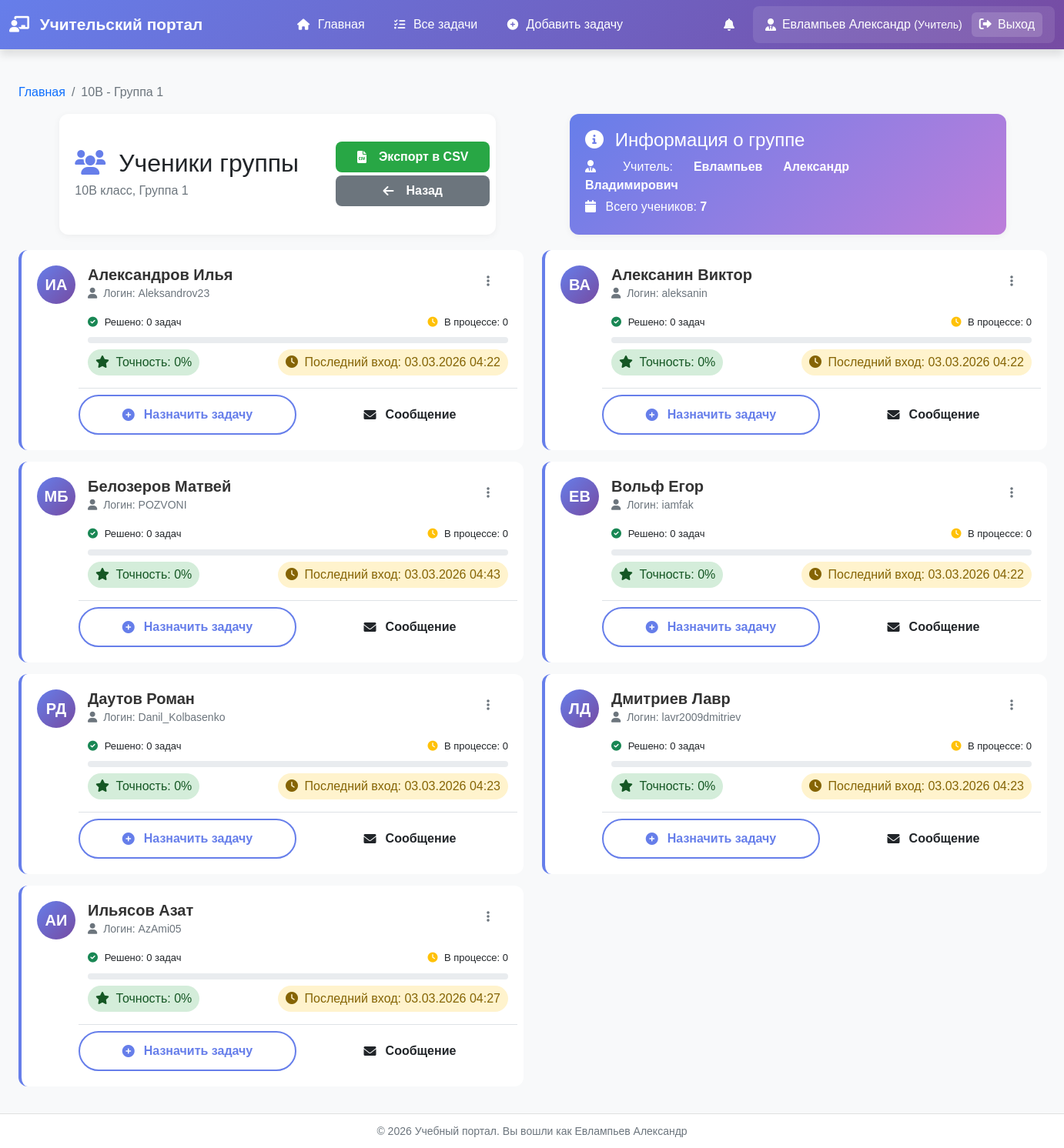
/users/group/3/students/ (signed in), run on an earlier commit of the app's database.
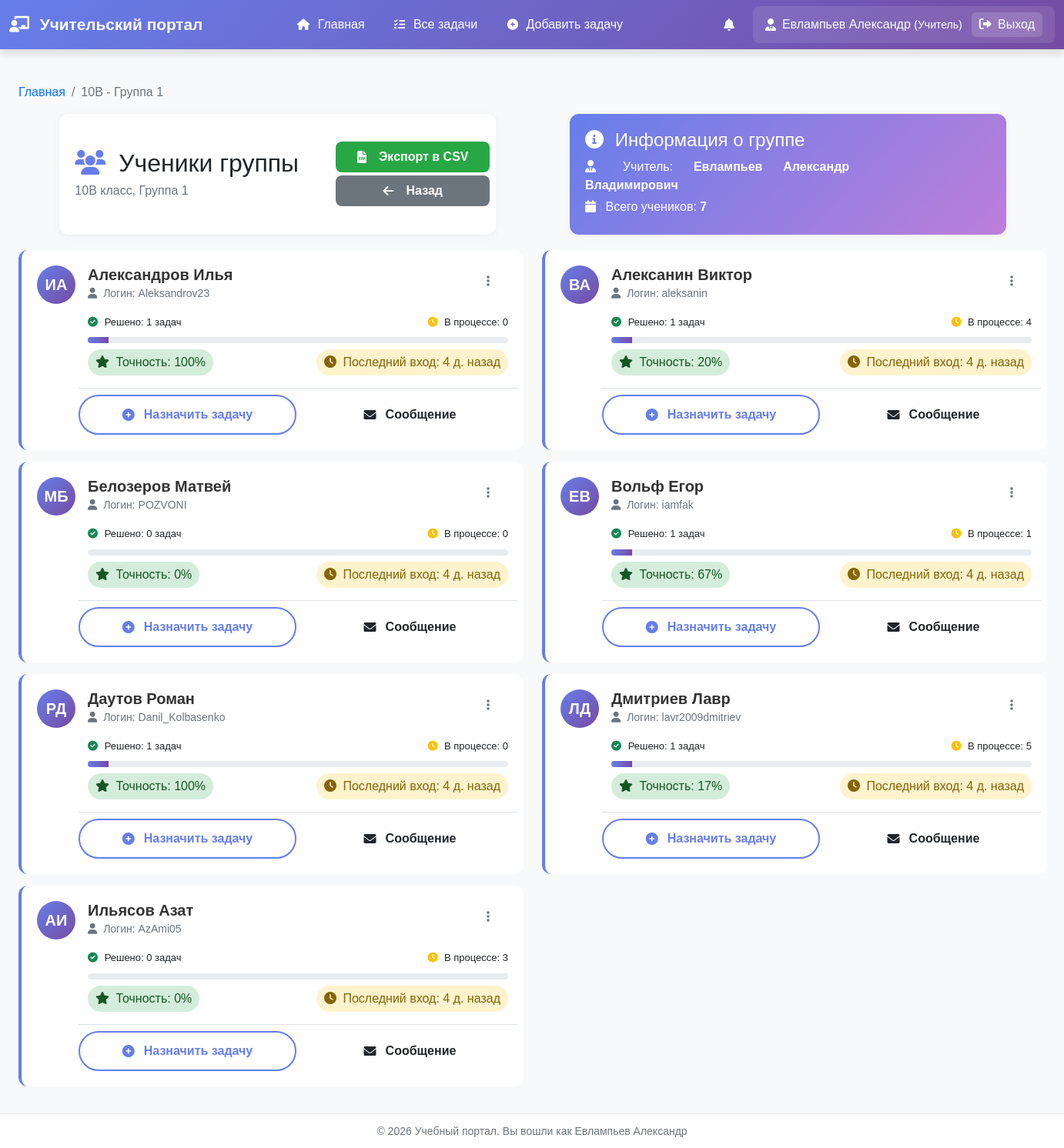
And on a later commit of the database.
### users_app/models.py (models this page shows, shortened)
class User(AbstractUser):
    USER_TYPES = (
        ('teacher', 'Учитель'),
        ('student', 'Ученик'),
    )
    user_type = models.CharField(max_length=10, choices=USER_TYPES, default='student')
    middle_name = models.CharField('Отчество', max_length=50, blank=True)
    class Meta:
        verbose_name = 'Пользователь'
        verbose_name_plural = 'Пользователи'

### users_app/views.py (the view)
# urls.py: path('group/<int:group_id>/students/', views.group_students, name='group_students'),
@login_required
def group_students(request, group_id):
    if request.user.user_type != 'teacher':
        return redirect('student_dashboard')
    group = get_object_or_404(Group, id=group_id, teacher=request.user)
    students = User.objects.filter(
        user_type='student',
        student_profile__group=group
    ).select_related('student_profile')
    students_data = []
    for student in students:
        all_attempts = TaskAttempt.objects.filter(user=student)
        solved_count = all_attempts.filter(
            is_solved=True
        ).values('task_id').distinct().count()
        attempted_tasks = all_attempts.values('task_id').distinct()
        in_progress_count = 0
        for task_data in attempted_tasks:
            task_id = task_data['task_id']
            has_solved = all_attempts.filter(
                task_id=task_id,
                is_solved=True
            ).exists()
            if not has_solved:
                in_progress_count += 1
        total_attempts = all_attempts.count()
        successful_attempts = all_attempts.filter(is_solved=True).count()
        if total_attempts > 0:
            accuracy = round((successful_attempts / total_attempts) * 100)
        else:
            accuracy = 0
        last_login_display = format_last_login(student.last_login)
        max_tasks = 20  # или рассчитать динамически
        students_data.append({
            'student': student,
            'solved_count': solved_count,
            'in_progress_count': in_progress_count,
            'accuracy': accuracy,
            'last_login_display': last_login_display,
            'progress_width': min(100, int((solved_count / max_tasks) * 100)),
            'max_tasks': max_tasks,
        })
    students_data.sort(key=lambda x: (x['student'].last_name, x['student'].first_name))
    context = {
        'group': group,
        'students_data': students_data,
    }
    return render(request, 'users_app/teacher/group_students.html', context)

### users_app/models.py (called while the page is built)
    def __str__(self):
        return f"{self.number}{self.letter}"

### users_app/views.py (called while the page is built)
def format_last_login(last_login):
    if not last_login:
        return "никогда"
    time_diff = timezone.now() - last_login
    if time_diff < timedelta(minutes=1):
        return "только что"
    elif time_diff < timedelta(hours=1):
        minutes = int(time_diff.total_seconds() / 60)
        return f"{minutes} мин. назад"
    elif time_diff < timedelta(days=1):
        hours = int(time_diff.total_seconds() / 3600)
        return f"{hours} ч. назад"
    elif time_diff < timedelta(days=7):
        days = time_diff.days
        return f"{days} д. назад"
    else:
        return last_login.strftime("%d.%m.%Y %H:%M")

### templates/users_app/teacher/group_students.html (shortened to what the changed rows need)
{% extends "base.html" %}
{% block extra_css %}
    <link rel="stylesheet" href="https://cdnjs.cloudflare.com/ajax/libs/font-awesome/6.0.0/css/all.min.css">
{% endblock %}
{% block content %}
    <div class="container mt-4">
        <div class="row custom-gap justify-content-md-center">
            <div class="col-5  page-header d-flex justify-content-between align-items-center">
                <div>
                    <h2 class="mb-1">
                        <i class="fas fa-users me-2" style="color: #667eea;"></i>
                        Ученики группы
                    </h2>
                </div>
            </div>
        </div>
        <div class="row" id="studentsList">
            {% if students_data %}
                {% for student_data in students_data %}
                    {% with student=student_data.student %}
                        <div class="col-md-6 student-item">
                            <div class="student-card">
                                <div class="d-flex">
                                    <div class="student-avatar me-3">
                                        {{ student.first_name|first }}{{ student.last_name|first }}
                                    </div>
                                    <div class="flex-grow-1">
                                        <div class="d-flex justify-content-between align-items-start">
                                            <div class="student-info">
                                                <h5>
                                                    {{ student.last_name }} {{ student.first_name }} {{ student.middle_name }}
                                                </h5>
                                                <small class="text-muted">
                                                    <i class="fas fa-user me-1"></i> Логин: {{ student.username }}
                                                </small>
                                            </div>
                                            <div class="dropdown">
                                                <button class="btn btn-sm btn-outline-secondary" type="button"
                                                        data-bs-toggle="dropdown">
                                                    <i class="fas fa-ellipsis-v"></i>
                                                </button>
                                            </div>
                                        </div>
                                        <div class="mt-3">
                                            <div class="d-flex justify-content-between mb-1">
                                                <span class="task-progress">
                                                    <i class="fas fa-check-circle text-success"></i>
                                                    Решено: {{ student_data.solved_count }} задач
                                                </span>
                                                <span class="task-progress">
                                                    <i class="fas fa-clock text-warning"></i>
                                                    В процессе: {{ student_data.in_progress_count }}
                                                </span>
                                            </div>
                                            <div class="progress">
                                                <div class="progress-bar" role="progressbar"
                                                     style="width: {{ student_data.progress_width }}%"
                                                     aria-valuenow="{{ student_data.solved_count }}"
                                                     aria-valuemin="0"
                                                     aria-valuemax="{{ student_data.max_tasks }}">
                                                </div>
                                            </div>
                                            <div class="d-flex justify-content-between mt-2">
                                                <span class="badge-success">
                                                    <i class="fas fa-star me-1"></i>
                                                    Точность: {{ student_data.accuracy }}%
                                                </span>
                                                <span class="badge-warning">
                                                    <i class="fas fa-clock me-1"></i>
                                                    Последний вход: {{ student_data.last_login_display }}
                                                </span>
                                            </div>
                                        </div>
                                        <div class="row mt-3 pt-2 border-top">
                                            <a href="#" class="col btn btn-sm btn-outline me-2"
                                               onclick="assignTask('{{ student.id }}')">
                                                <i class="fas fa-plus-circle me-1"></i>Назначить задачу
                                            </a>
                                            <a href="#" class="col btn btn-sm btn-outline-sms"
                                               onclick="sendMessage('{{ student.id }}')">
                                                <i class="fas fa-envelope me-1"></i>Сообщение
                                            </a>
                                        </div>
                                    </div>
                                </div>
                            </div>
                        </div>
                    {% endwith %}
                {% endfor %}
            {% endif %}
        </div>
    </div>
{% endblock %}

What changed in the data, as far as the page shows it:
changed User "Александров": solved_count "0" → "1"; accuracy "0" → "100"; last_login_display "03.03.2026 04:22" → "4 д. назад"
changed User "Алексанин": solved_count "0" → "1"; in_progress_count "0" → "4"; accuracy "0" → "20"; last_login_display "03.03.2026 04:22" → "4 д. назад"
changed User "Белозеров": last_login_display "03.03.2026 04:43" → "4 д. назад"
changed User "Вольф": solved_count "0" → "1"; in_progress_count "0" → "1"; accuracy "0" → "67"; last_login_display "03.03.2026 04:22" → "4 д. назад"
changed User "Даутов": solved_count "0" → "1"; accuracy "0" → "100"; last_login_display "03.03.2026 04:23" → "4 д. назад"
changed User "Дмитриев": solved_count "0" → "1"; in_progress_count "0" → "5"; accuracy "0" → "17"; last_login_display "03.03.2026 04:23" → "4 д. назад"
changed User "Ильясов": in_progress_count "0" → "3"; last_login_display "03.03.2026 04:27" → "4 д. назад"
